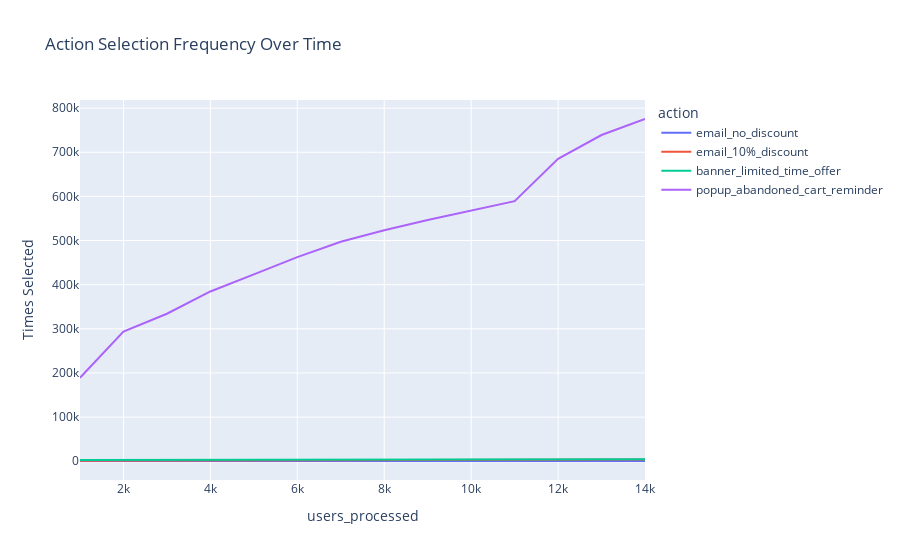

The notebook cell this image was saved under:
### Code cell
# Plot action selection over time
fig1 = px.line(
    history_df_gbm,
    x='users_processed',
    y='count',
    color='action',
    title='Action Selection Frequency Over Time',
    labels={'count': 'Times Selected'}
)

fig1.show()

### Figure 1 — Plotly figure (JSON) as saved in the notebook; plotly's stock layout.template omitted (floating-point values rounded to 4 significant figures)
{"data": [{"hovertemplate": "action=email_no_discount<br>users_processed=%{x}<br>Times Selected=%{y}<extra></extra>", "legendgroup": "email_no_discount", "line": {"color": "#636efa", "dash": "solid"}, "marker": {"symbol": "circle"}, "mode": "lines", "name": "email_no_discount", "orientation": "v", "showlegend": true, "type": "scatter", "x": [1000, 2000, 3000, 4000, 5000, 6000, 7000, 8000, 9000, 10000, 11000, 12000, 13000, 14000], "xaxis": "x", "y": [563, 563, 585, 628, 651, 703, 720, 740, 756, 802, 808, 815, 815, 817], "yaxis": "y"}, {"hovertemplate": "action=email_10%_discount<br>users_processed=%{x}<br>Times Selected=%{y}<extra></extra>", "legendgroup": "email_10%_discount", "line": {"color": "#EF553B", "dash": "solid"}, "marker": {"symbol": "circle"}, "mode": "lines", "name": "email_10%_discount", "orientation": "v", "showlegend": true, "type": "scatter", "x": [1000, 2000, 3000, 4000, 5000, 6000, 7000, 8000, 9000, 10000, 11000, 12000, 13000, 14000], "xaxis": "x", "y": [909, 1113, 1225, 2442, 2866, 3123, 3305, 3418, 3495, 3653, 3770, 4000, 4118, 4121], "yaxis": "y"}, {"hovertemplate": "action=banner_limited_time_offer<br>users_processed=%{x}<br>Times Selected=%{y}<extra></extra>", "legendgroup": "banner_limited_time_offer", "line": {"color": "#00cc96", "dash": "solid"}, "marker": {"symbol": "circle"}, "mode": "lines", "name": "banner_limited_time_offer", "orientation": "v", "showlegend": true, "type": "scatter", "x": [1000, 2000, 3000, 4000, 5000, 6000, 7000, 8000, 9000, 10000, 11000, 12000, 13000, 14000], "xaxis": "x", "y": [2951, 3048, 3048, 3200, 3200, 3200, 3501, 3698, 3700, 3776, 3784, 4204, 4480, 4598], "yaxis": "y"}, {"hovertemplate": "action=popup_abandoned_cart_reminder<br>users_processed=%{x}<br>Times Selected=%{y}<extra></extra>", "legendgroup": "popup_abandoned_cart_reminder", "line": {"color": "#ab63fa", "dash": "solid"}, "marker": {"symbol": "circle"}, "mode": "lines", "name": "popup_abandoned_cart_reminder", "orientation": "v", "showlegend": true, "type": "scatter", "x": [1000, 2000, 3000, 4000, 5000, 6000, 7000, 8000, 9000, 10000, 11000, 12000, 13000, 14000], "xaxis": "x", "y": [189025, 293688, 334125, 384592, 423251, 462471, 497384, 523293, 546507, 568427, 589118, 685292, 739044, 775336], "yaxis": "y"}], "layout": {"legend": {"title": {"text": "action"}, "tracegroupgap": 0}, "title": {"text": "Action Selection Frequency Over Time"}, "xaxis": {"anchor": "y", "domain": [0, 1], "title": {"text": "users_processed"}}, "yaxis": {"anchor": "x", "domain": [0, 1], "title": {"text": "Times Selected"}}}}
